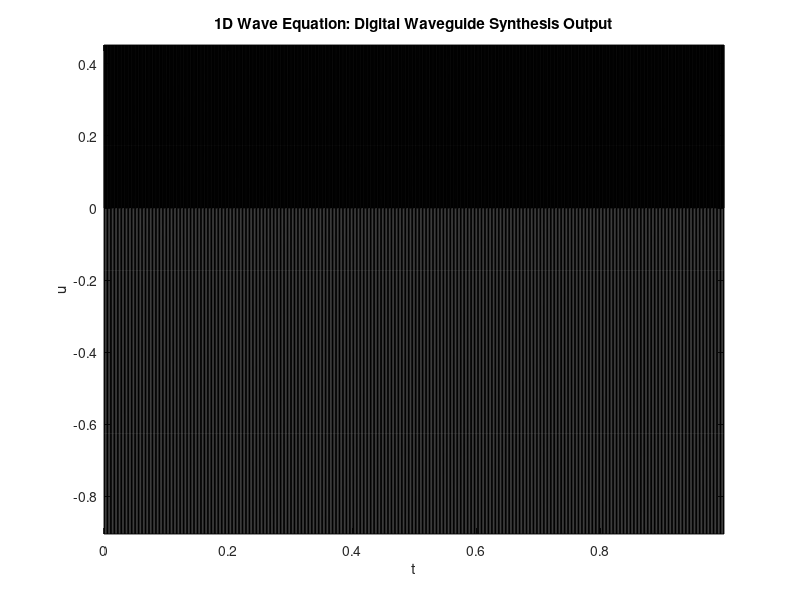

The MATLAB script that drew this image:
% matlab script waveeq1ddw.m
% digital waveguide method for the 1D wave equation 
% fixed boundary conditions
% raised cosine initial conditions

%%%%%% begin global parameters

SR = 44100;                       % sample rate (Hz)
f0 = 441;                         % fundamental frequency (Hz)
TF = 1;                           % duration of simulation (s)
ctr = 0.7; wid = 0.1;             % center location/width of excitation
u0 = 1; v0 = 0;                   % maximum initial displacement/velocity
rp = 0.3;                         % position of readout (0-1)

%%%%%% end global parameters

% begin derived parameters

k = 1/SR;                         % time step
NF = floor(SR*TF);                % duration of simulation (samples)
N = floor(0.5*SR/f0);             % length of delay lines
rp_int = 1+floor(N*rp);           % rounded grid index for readout
rp_frac = 1+rp*N-rp_int;          % fractional part of readout location

% initialize delay lines and output

wleft = zeros(N,1); wright = zeros(N,1);  
out = zeros(NF,1); 

% create raised cosine and integral 

xax = ([1:N]'-1/2)/N;
ind = sign(max(-(xax-ctr-wid/2).*(xax-ctr+wid/2),0));
rc = 0.5*ind.*(1+cos(2*pi*(xax-ctr)/wid));
rcint = zeros(N,1);
for qq=2:N
    rcint(qq) = rcint(qq-1)+rc(qq)/N;
end

% set initial conditions

wleft = 0.5*(u0*rc+v0*rcint/(2*f0)); 
wright = 0.5*(u0*rc-v0*rcint/(2*f0));

%%%%%% start main loop

for n=3:NF
    temp1 = wright(N); temp2 = wleft(1);
    wright(2:N) = wright(1:N-1); wleft(1:N-1) = wleft(2:N);
    wright(1) = -temp2; wleft(N) = -temp1;
    % readout
    out(n) = (1-rp_frac)*(wleft(rp_int)+wright(rp_int))...
        +rp_frac*(wleft(rp_int+1)+wright(rp_int+1));     
end

%%%%%% end main loop

% plot output waveform

plot([0:NF-1]*k, out, 'k'); 
xlabel('t'); ylabel('u'); title('1D Wave Equation: Digital Waveguide Synthesis Output');
axis tight

% play sound

soundsc(out,SR);                    
    
